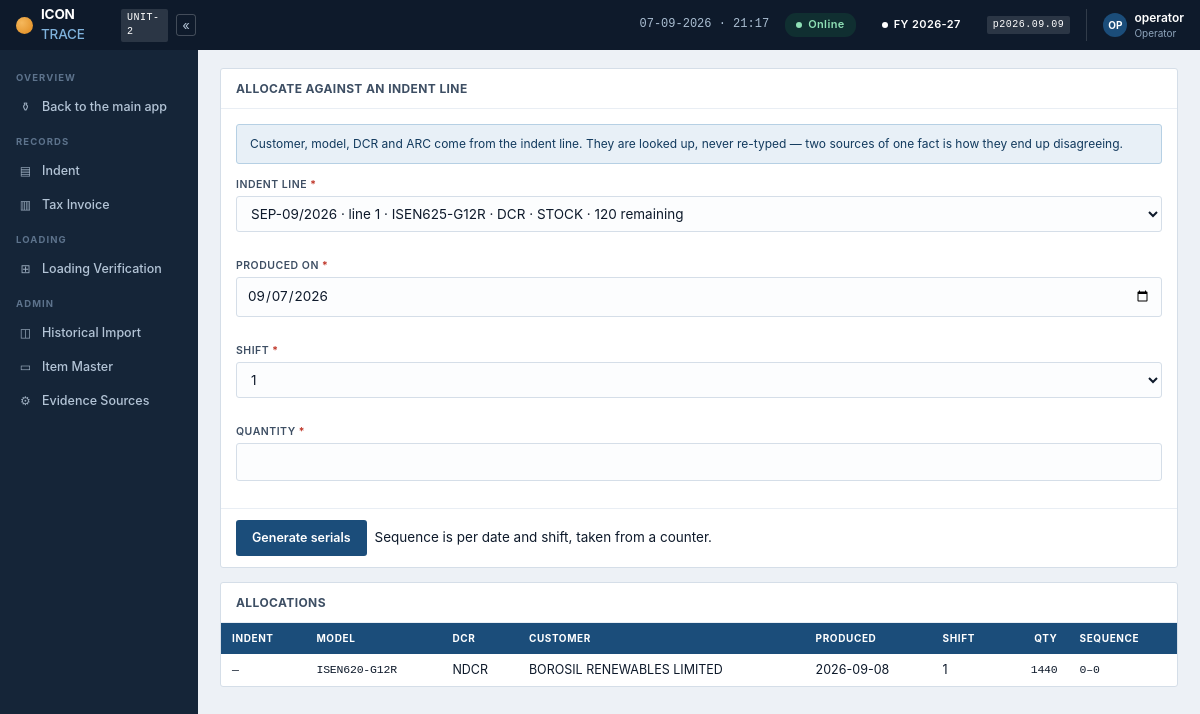
Screenshot of /planning with the database file from the repository.
### tables this page shows
CREATE TABLE allocation (
  alloc_id       INTEGER PRIMARY KEY AUTOINCREMENT,
  indent_line_id INTEGER      NOT NULL,
  model          TEXT NOT NULL,
  wattage        INT         NOT NULL,
  customer       TEXT NULL,
  dcr            TEXT NULL,
  arc            TEXT NULL,
  date_produced  TEXT        NOT NULL,
  shift          INTEGER     NOT NULL,
  qty            INT         NOT NULL,
  seq_from       INT         NOT NULL,
  seq_to         INT         NOT NULL,
  created_at     TEXT    NOT NULL DEFAULT CURRENT_TIMESTAMP,
  created_by     TEXT NOT NULL,

  CONSTRAINT fk_alloc_line FOREIGN KEY (indent_line_id)
    REFERENCES indent_line (indent_line_id)
);

### app.py (the view, shortened to what this page needs)
@app.route("/planning", methods=["GET", "POST"])
def planning():
    with db.conn() as (cx, cur):
        prog = db.indent_progress(cur)
        allocs = db.allocations(cur)
    return render_template("planning.html", prog=prog, allocs=allocs,
                           today=datetime.date.today().isoformat())

### app.py (called while the page is built)
def build_id():
    h = hashlib.sha256()
    for name in BUILD_FILES:
        for folder in (BASE, os.path.join(BASE, "static"),
                       os.path.join(BASE, "templates")):
            p = os.path.join(folder, name)
            if os.path.exists(p):
                h.update(str(os.path.getmtime(p)).encode())
                h.update(str(os.path.getsize(p)).encode())
                break
    return h.hexdigest()[:10]

@app.after_request
def no_store(resp):
    ct = resp.headers.get("Content-Type", "")
    if "text/html" in ct or "application/json" in ct:
        resp.headers["Cache-Control"] = "no-store, no-cache, must-revalidate, max-age=0"
        resp.headers["Pragma"] = "no-cache"
        resp.headers["Expires"] = "0"
        resp.headers["X-Icon-Build"] = build_id()
    return resp

def actor():
    return session.get("user", "operator")

@app.context_processor
def globals_():
    return {
        "db_mode": "MySQL" if db.available() else "DEMO — nothing is saved",
        "db_live": db.available(),
        "today": datetime.date.today(),
        "fy_label": db.fy_label(db.fin_year()),
        "user": actor(),
        "parser_version": invparse.__version__,
        "now": datetime.datetime.now().strftime("%d-%m-%Y  ·  %H:%M"),
        "cfg_unit": "2",
        "build": build_id(),
    }

### db.py (called while the page is built, shortened)
def available():
    return True

def fin_year(d=None):
    d = d or datetime.date.today()
    return d.year if d.month >= 4 else d.year - 1

def fy_label(fy):
    return "%d-%02d" % (fy, (fy + 1) % 100)

def indent_progress(cur, indent_no=None):
    sql = "SELECT * FROM v_indent_progress"
    args = ()
    if indent_no:
        sql += " WHERE indent_no=%s"
        args = (indent_no,)
    cur.execute(sql + " ORDER BY indent_date DESC, line_no", args)
    return cur.fetchall()

def allocations(cur):
    if cur is None:
        return list(reversed(_demo["alloc"]))
    cur.execute("SELECT * FROM allocation ORDER BY alloc_id DESC LIMIT 50")
    return cur.fetchall()

### store.py (called while the page is built, shortened)
def _row_factory(cursor, row):
    return {d[0]: row[i] for i, d in enumerate(cursor.description)}

def ensure():
    global _ready
    if _ready and os.path.exists(DB_PATH):
        return

    def execute(self, sql, args=()):
        self._c.execute(sql.replace("%s", "?"), tuple(args))
        return self

    def fetchall(self):
        return self._c.fetchall()

### templates/planning.html
{% extends "base.html" %}{% set nav='planning' %}
{% block body %}
<div class="card"><div class="card-h"><h3>Allocate against an indent line</h3></div>
<form method="post"><div class="card-b">
  <div class="note n-info">Customer, model, DCR and ARC come from the indent
  line. They are looked up, never re-typed — two sources of one fact is how
  they end up disagreeing.</div>
  {% if prog %}
  <div class="grid">
    <div class="fld req" style="grid-column:1/-1"><label>Indent line</label>
      <select name="indent_line_id">
      {% for p in prog %}<option value="{{ p.indent_line_id }}">
        {{ p.indent_no }} · line {{ p.line_no }} · {{ p.model }} · {{ p.dcr }}
        · {{ p.customer }} · {{ p.remaining_qty }} remaining</option>{% endfor %}
      </select></div>
    <div class="fld req"><label>Produced on</label>
      <input type="date" name="produced_on" value="{{ today }}"></div>
    <div class="fld req"><label>Shift</label>
      <select name="shift"><option>1</option><option>2</option><option>3</option></select></div>
    <div class="fld req"><label>Quantity</label><input type="number" name="qty" min="1"></div>
  </div>
  {% else %}<p class="hint">No indent lines yet. Create an indent first.</p>{% endif %}
</div>
{% if prog %}<div class="card-f"><button class="btn btn-primary">Generate serials</button>
  <span class="hint">Sequence is per date and shift, taken from a counter.</span></div>{% endif %}
</form></div>
<div class="card"><div class="card-h"><h3>Allocations</h3></div>
{% if allocs %}<div class="scroll"><table>
<thead><tr><th>Indent</th><th>Model</th><th>DCR</th><th>Customer</th><th>Produced</th>
<th>Shift</th><th style="text-align:right">Qty</th><th>Sequence</th></tr></thead><tbody>
{% for a in allocs %}<tr>
  <td class="mono">{{ a.indent_no or '—' }}</td><td class="mono">{{ a.model }}</td>
  <td>{{ a.dcr }}</td><td>{{ a.customer }}</td><td>{{ a.date_produced }}</td>
  <td>{{ a.shift }}</td><td style="text-align:right" class="mono">{{ a.qty }}</td>
  <td class="mono">{{ a.seq_from }}–{{ a.seq_to }}</td></tr>{% endfor %}
</tbody></table></div>{% else %}<div class="card-b hint">Nothing allocated yet.</div>{% endif %}</div>
{% endblock %}

### rows the page displays
allocation: indent_no "—", model "ISEN620-G12R", dcr "NDCR", customer "BOROSIL RENEWABLES LIMITED", date_produced "2026-09-08", shift "1", qty "1440", seq_from "0", seq_to "0"

### other values shown
{{ cfg_unit }} "2"
{{ fy_label }} "2026-27"
{{ parser_version }} "2026.09.09"
{{ user[:2] | upper }} "OP"
{{ user }} "operator"
form field indent_line_id "SEP-09/2026 · line 1 · ISEN625-G12R · DCR · STOCK · 120 remaining"
